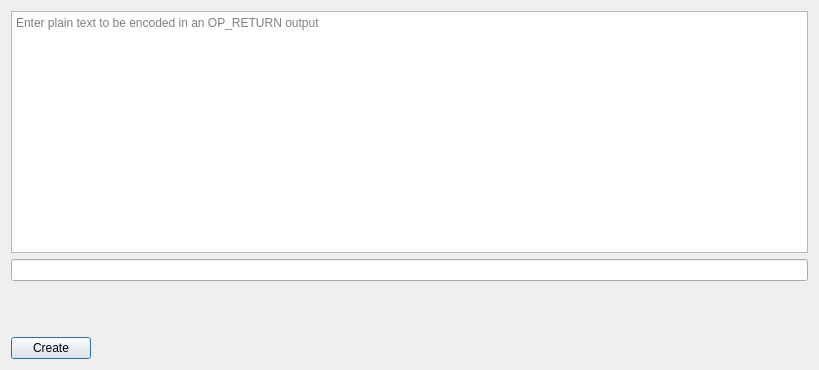
<?xml version="1.0" encoding="UTF-8"?>
<ui version="4.0">
 <class>CreateOPReturnDialog</class>
 <widget class="QDialog" name="CreateOPReturnDialog">
  <property name="geometry">
   <rect>
    <x>0</x>
    <y>0</y>
    <width>819</width>
    <height>370</height>
   </rect>
  </property>
  <property name="windowTitle">
   <string>Create OP_RETURN Graffiti</string>
  </property>
  <layout class="QVBoxLayout" name="verticalLayout">
   <item>
    <widget class="QPlainTextEdit" name="plainTextEdit">
     <property name="placeholderText">
      <string>Enter plain text to be encoded in an OP_RETURN output</string>
     </property>
    </widget>
   </item>
   <item>
    <layout class="QHBoxLayout" name="horizontalLayout">
     <property name="bottomMargin">
      <number>50</number>
     </property>
     <item>
      <widget class="BitcoinAmountField" name="feeAmount"/>
     </item>
    </layout>
   </item>
   <item>
    <widget class="QPushButton" name="pushButtonCreate">
     <property name="sizePolicy">
      <sizepolicy hsizetype="Maximum" vsizetype="Fixed">
       <horstretch>0</horstretch>
       <verstretch>0</verstretch>
      </sizepolicy>
     </property>
     <property name="text">
      <string>Create</string>
     </property>
     <property name="iconSize">
      <size>
       <width>24</width>
       <height>24</height>
      </size>
     </property>
    </widget>
   </item>
  </layout>
 </widget>
 <customwidgets>
  <customwidget>
   <class>BitcoinAmountField</class>
   <extends>QLineEdit</extends>
   <header>qt/skydogeamountfield.h</header>
   <container>1</container>
  </customwidget>
 </customwidgets>
 <resources/>
 <connections/>
</ui>
